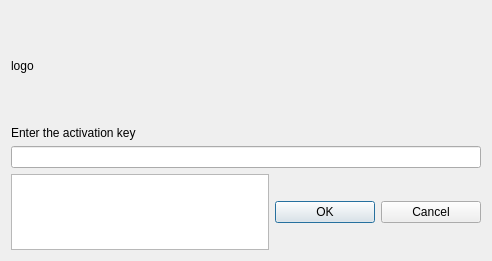
<?xml version="1.0" encoding="UTF-8"?>
<ui version="4.0">
 <class>activation_dlg</class>
 <widget class="QDialog" name="activation_dlg">
  <property name="geometry">
   <rect>
    <x>0</x>
    <y>0</y>
    <width>488</width>
    <height>261</height>
   </rect>
  </property>
  <property name="sizePolicy">
   <sizepolicy hsizetype="Fixed" vsizetype="Fixed">
    <horstretch>0</horstretch>
    <verstretch>0</verstretch>
   </sizepolicy>
  </property>
  <property name="windowTitle">
   <string>About DICE</string>
  </property>
  <layout class="QVBoxLayout" name="verticalLayout">
   <item>
    <widget class="QLabel" name="logo">
     <property name="sizePolicy">
      <sizepolicy hsizetype="Fixed" vsizetype="Fixed">
       <horstretch>0</horstretch>
       <verstretch>0</verstretch>
      </sizepolicy>
     </property>
     <property name="minimumSize">
      <size>
       <width>470</width>
       <height>109</height>
      </size>
     </property>
     <property name="maximumSize">
      <size>
       <width>470</width>
       <height>109</height>
      </size>
     </property>
     <property name="text">
      <string>logo</string>
     </property>
    </widget>
   </item>
   <item>
    <layout class="QVBoxLayout" name="verticalLayout_2">
     <item>
      <widget class="QLabel" name="label">
       <property name="text">
        <string>Enter the activation key</string>
       </property>
      </widget>
     </item>
     <item>
      <widget class="QLineEdit" name="editKey">
       <property name="sizePolicy">
        <sizepolicy hsizetype="Preferred" vsizetype="Fixed">
         <horstretch>0</horstretch>
         <verstretch>0</verstretch>
        </sizepolicy>
       </property>
      </widget>
     </item>
    </layout>
   </item>
   <item>
    <layout class="QHBoxLayout" name="horizontalLayout">
     <property name="spacing">
      <number>6</number>
     </property>
     <property name="topMargin">
      <number>0</number>
     </property>
     <item>
      <widget class="QTextEdit" name="editInfo">
       <property name="sizePolicy">
        <sizepolicy hsizetype="Expanding" vsizetype="Expanding">
         <horstretch>0</horstretch>
         <verstretch>0</verstretch>
        </sizepolicy>
       </property>
       <property name="maximumSize">
        <size>
         <width>16777215</width>
         <height>80</height>
        </size>
       </property>
       <property name="readOnly">
        <bool>true</bool>
       </property>
      </widget>
     </item>
     <item>
      <widget class="QPushButton" name="btnOK">
       <property name="minimumSize">
        <size>
         <width>100</width>
         <height>0</height>
        </size>
       </property>
       <property name="text">
        <string>OK</string>
       </property>
      </widget>
     </item>
     <item>
      <widget class="QPushButton" name="btnCancel">
       <property name="minimumSize">
        <size>
         <width>100</width>
         <height>0</height>
        </size>
       </property>
       <property name="text">
        <string>Cancel</string>
       </property>
      </widget>
     </item>
    </layout>
   </item>
  </layout>
 </widget>
 <resources/>
 <connections/>
</ui>
